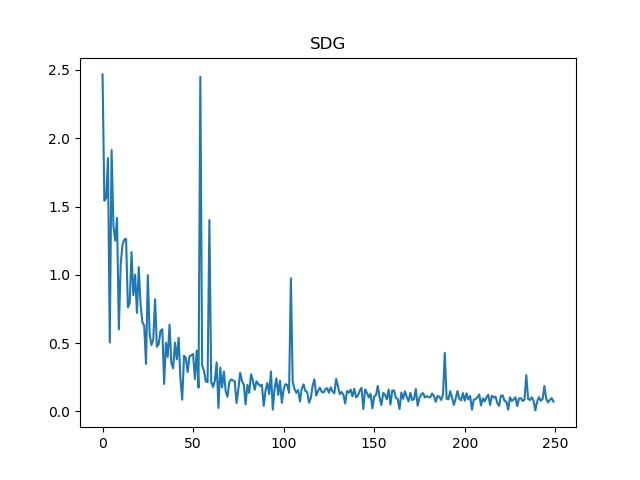

Reproduce this figure in Python.
# 重写Network 更新 train 函数
# 实现 SGD 算法的最终 train 函数
import numpy as np
from step2 import load_data
import matplotlib.pyplot as plt


class Network(object):
    def __init__(self, num_of_weights):
        # 随机产生 w 的初始值
        # 为了保持程序每次运行结果的一致性，此处设置固定的随机数种子
        np.random.seed(0)
        self.w = np.random.randn(num_of_weights, 1)
        self.b = 0.

    def forward(self, x):
        z = np.dot(x, self.w)
        return z

    def loss(self, z, y):
        error = z - y
        num_samples = error.shape[0]  # 样本数
        cost = error * error
        cost = np.sum(cost) / num_samples
        return cost

    def gradient(self, x, y):
        z = self.forward(x)
        gradient_w = (z - y) * x
        gradient_w = np.mean(gradient_w, axis=0)
        gradient_w = gradient_w[:, np.newaxis]
        gradient_b = (z - y)
        gradient_b = np.mean(gradient_b)
        return gradient_w, gradient_b

    def update(self, gradient_w, gradient_b, eta=0.01):
        self.w = self.w - eta * gradient_w
        self.b = self.b - eta * gradient_b

    def train(self, training_data, num_epochs, batch_size=10, eta=0.01):
        # num_epochs 训练轮数
        n = len(training_data)
        losses = []
        for epoch_id in range(num_epochs):
            # 在每轮迭代开始之前，将训练数据的顺序随机的打乱
            # 然后再按每次取 batch_size 条数据的方式取出
            np.random.shuffle(training_data)
            # 将训练数据进行拆分，每个 mini_batch 包含 batch_size 条数据
            mini_batches = [training_data[k:k + batch_size] for k in range(0, n, batch_size)]
            for iter_id, mini_batch in enumerate(mini_batches):
                x = mini_batch[:, :-1]
                y = mini_batch[:, -1:]
                z = self.forward(x)
                loss = self.loss(z, y)
                gradient_w, gradient_b = self.gradient(x, y)
                self.update(gradient_w, gradient_b, eta)
                losses.append(loss)
                print('Epoch {:3d} / iter {:3d}, loss = {:.4f}'.
                      format(epoch_id, iter_id, loss))
        return losses


if __name__ == '__main__':
    # 获取数据
    train_data, test_data = load_data()

    # 创建网络
    net = Network(13)
    # 启动训练
    losses = net.train(train_data, num_epochs=50, batch_size=100, eta=0.1)

    # 画出损失函数的变化趋势
    plot_x = np.arange(len(losses))
    plot_y = np.array(losses)
    plt.plot(plot_x, plot_y)
    plt.title('SDG')
    plt.savefig('./step0.jpg')
    plt.show()
